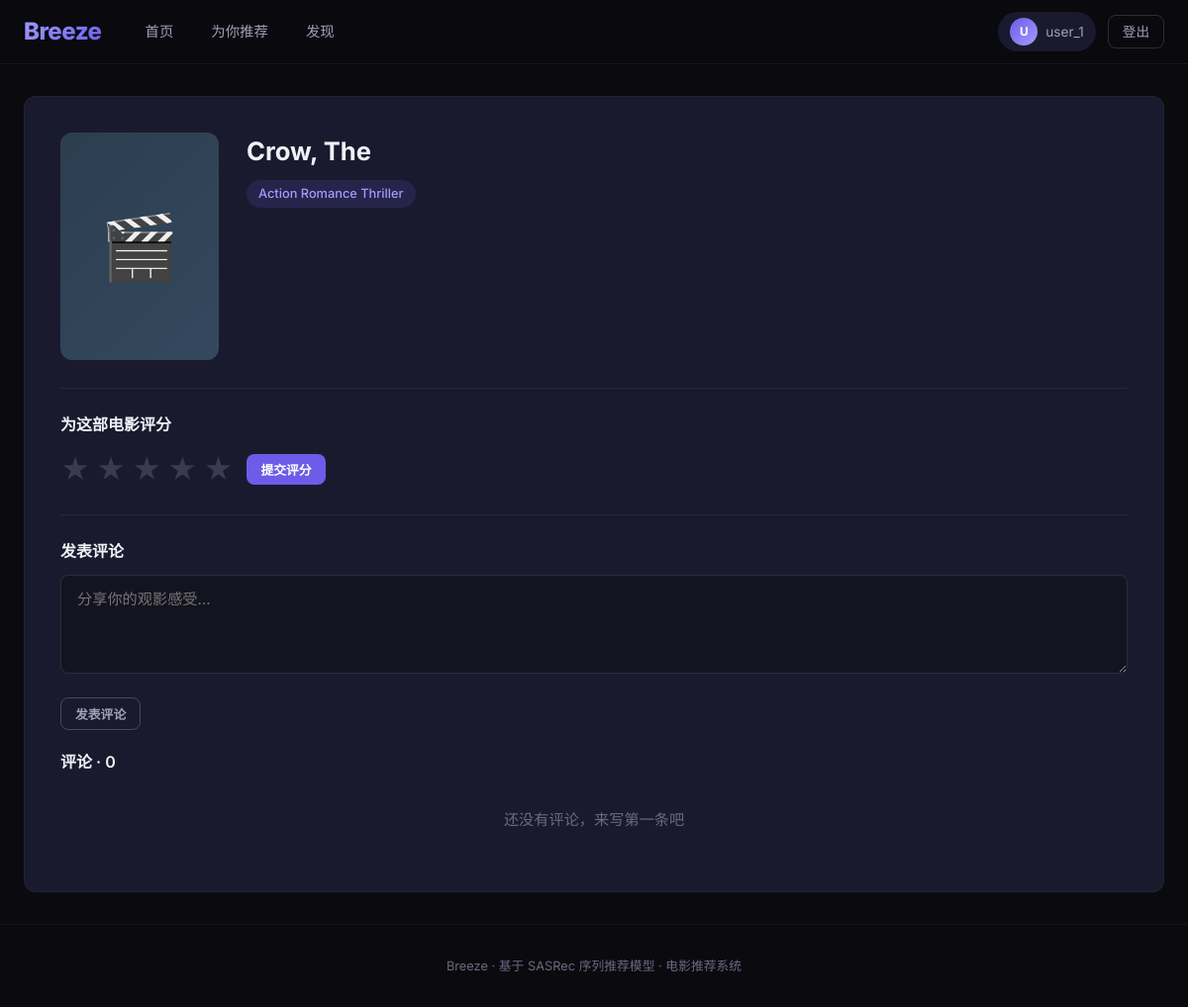
Before: /movie/68 (signed in) with the older database file.
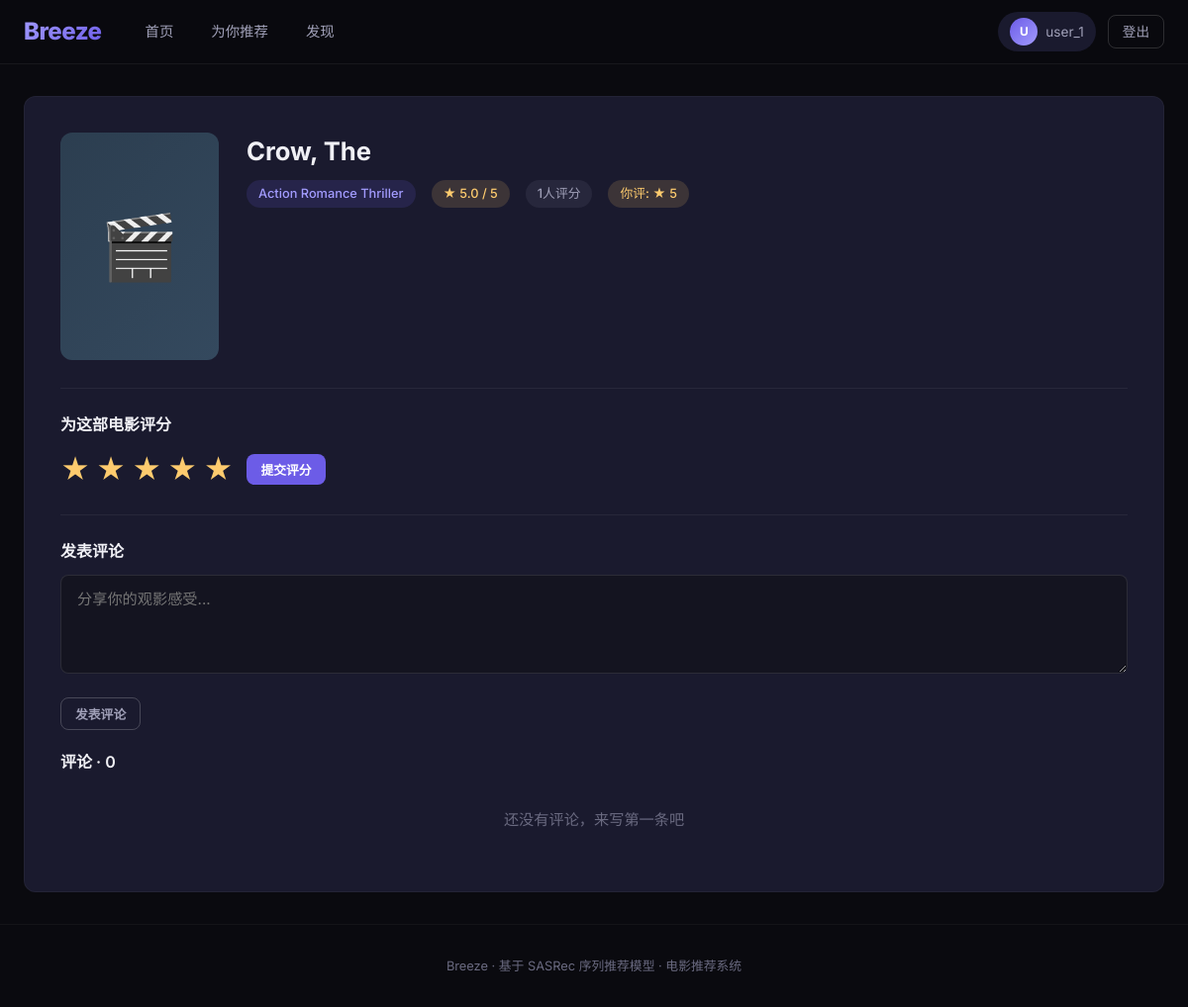
After: the same page with the newer database file.
### tables this page shows
CREATE TABLE movies (
        id INTEGER PRIMARY KEY AUTOINCREMENT,
        movie_id INTEGER UNIQUE NOT NULL,
        title TEXT NOT NULL,
        genres TEXT,
        created_at TIMESTAMP DEFAULT CURRENT_TIMESTAMP
    );

CREATE TABLE ratings (
        id INTEGER PRIMARY KEY AUTOINCREMENT,
        user_id INTEGER NOT NULL,
        movie_id INTEGER NOT NULL,
        rating REAL NOT NULL,
        created_at TIMESTAMP DEFAULT CURRENT_TIMESTAMP,
        FOREIGN KEY (user_id) REFERENCES users(id),
        FOREIGN KEY (movie_id) REFERENCES movies(id)
    );

### main.py (the view)
@app.route('/movie/<int:movie_id>')
@login_required
def movie_detail(movie_id):
    db = get_db()
    movie = db.execute('SELECT * FROM movies WHERE movie_id = ?', (movie_id,)).fetchone()
    if not movie:
        flash('电影不存在')
        return redirect(url_for('index'))
    user_rating = None
    if 'user_id' in session:
        r = db.execute(
            'SELECT rating FROM ratings WHERE user_id = ? AND movie_id = ?',
            (session['user_id'], movie_id)
        ).fetchone()
        if r:
            user_rating = r['rating']
    avg_row = db.execute(
        'SELECT AVG(rating) as avg_rating, COUNT(*) as cnt FROM ratings WHERE movie_id = ?',
        (movie_id,)
    ).fetchone()
    avg_rating = avg_row['avg_rating'] if avg_row['cnt'] > 0 else None
    rating_count = avg_row['cnt']
    reviews = db.execute(
        'SELECT r.*, u.username FROM reviews r JOIN users u ON r.user_id = u.id '
        'WHERE r.movie_id = ? ORDER BY r.created_at DESC',
        (movie_id,)
    ).fetchall()
    similar = get_similar_movies(movie_id, top_k=10)
    return render_template('movie_detail.html',
                           movie=movie,
                           user_rating=user_rating,
                           avg_rating=avg_rating,
                           rating_count=rating_count,
                           reviews=reviews,
                           similar=similar)

### main.py (called while the page is built, shortened)
def get_db():
    if 'db' not in g:
        g.db = sqlite3.connect(app.config['DATABASE'])
        g.db.row_factory = sqlite3.Row
    return g.db

def login_required(f):
    @wraps(f)
    def decorated(*args, **kwargs):
        if 'user_id' not in session:
            flash('请先登录')
            return redirect(url_for('login'))
        return f(*args, **kwargs)
    return decorated

def get_similar_movies(movie_id, top_k=10):
    global item_embeddings
    if item_embeddings is None:
        load_model()
    idx = raw_item_to_internal.get(movie_id)
    if idx is None or idx >= len(item_embeddings):
        return []

### templates/movie_detail.html (shortened to what this page needs)
{% extends "base.html" %}
{% block content %}
<div class="movie-detail">
    <div class="movie-detail-header">
        <div class="movie-detail-poster poster-drama">🎬</div>
        <div class="movie-detail-info">
            <h2>{{ movie.title }}</h2>
            <div class="movie-detail-meta">
                <span class="badge badge-genre">{{ movie.genres.replace('|', ' · ') }}</span>
                {% if avg_rating %}
                <span class="badge badge-rating">★ {{ "%.1f"|format(avg_rating) }} / 5</span>
                <span class="badge badge-count">{{ rating_count }}人评分</span>
                {% endif %}
                {% if user_rating %}
                <span class="badge badge-rating">你评: ★ {{ "%.0f"|format(user_rating) }}</span>
                {% endif %}
            </div>
        </div>
    </div>
    <div class="rating-section">
        <h3>为这部电影评分</h3>
        <form method="POST" action="{{ url_for('rate_movie', movie_id=movie.movie_id) }}" style="display:flex;align-items:center;gap:14px;">
            <div class="star-rating">
                {% for s in [5,4,3,2,1] %}
                <label for="star{{ s }}">★</label>
                {% endfor %}
            </div>
            <button type="submit" class="btn btn-primary btn-sm">提交评分</button>
        </form>
    </div>
    <div class="review-section">
        <h3>发表评论</h3>
        <form method="POST" action="{{ url_for('review_movie', movie_id=movie.movie_id) }}" style="margin-bottom:20px;">
            <div class="form-group">
                <textarea name="content" placeholder="分享你的观影感受..." required></textarea>
            </div>
            <button type="submit" class="btn btn-outline btn-sm">发表评论</button>
        </form>
        <h3>评论 · {{ reviews|length }}</h3>
        {% if reviews %}
        {% for r in reviews %}
        <div class="review-card">
            <div class="review-header">
                <div class="review-avatar">{{ r.username[0].upper() }}</div>
                <span class="review-author">{{ r.username }}</span>
                <span class="review-time">{{ r.created_at[:16] }}</span>
            </div>
            <div class="review-content">{{ r.content }}</div>
        </div>
        {% endfor %}
        {% else %}
        <div class="empty-state" style="padding:24px;">
            <p>还没有评论，来写第一条吧</p>
        </div>
        {% endif %}
    </div>
</div>
{% endblock %}

### templates/base.html (shortened to what this page needs)
<!DOCTYPE html>
<html lang="zh-CN">
<head>
    <link rel="stylesheet" href="{{ url_for('static', filename='style.css') }}">
</head>
<body>
<header>
    <div class="header-inner">
        <div class="header-left">
            <a href="{{ url_for('index') }}" class="logo">Breeze</a>
            <nav class="header-nav">
                {% if session.user_id %}
                    {% if session.role == 'admin' %}
                        <a href="{{ url_for('admin') }}" {% if request.path == url_for('admin') %}class="active"{% endif %}>管理面板</a>
                        <a href="{{ url_for('admin_users') }}">用户</a>
                        <a href="{{ url_for('admin_movies') }}">电影</a>
                        <a href="{{ url_for('admin_reviews') }}">评论</a>
                    {% else %}
                        <a href="{{ url_for('index') }}" {% if request.path == url_for('index') %}class="active"{% endif %}>首页</a>
                        <a href="{{ url_for('recommendations') }}" {% if request.path == url_for('recommendations') %}class="active"{% endif %}>为你推荐</a>
                        <a href="{{ url_for('search') }}" {% if request.path == url_for('search') %}class="active"{% endif %}>发现</a>
                    {% endif %}
                {% endif %}
            </nav>
        </div>
        {% if session.user_id %}
        <div class="header-right">
            <div class="user-badge">
                <div class="avatar">{{ session.username[0].upper() }}</div>
                <span>{{ session.username }}</span>
            </div>
            <a href="{{ url_for('logout') }}" class="btn-logout">登出</a>
        </div>
        {% endif %}
    </div>
</header>
<main>
    {% block content %}{% endblock %}
</main>
<footer>
    <p>Breeze · 基于 SASRec 序列推荐模型 · 电影推荐系统</p>
</footer>
</body>
</html>

Changed rows visible on the page:
added ratings: rating "5"
Other visible differences:
{{ "%.1f"|format(avg_rating) }}: (not shown) → "5.0"
{{ rating_count }}: (not shown) → "1"
text now shown: "★ / 5 人评分 你评: ★"
